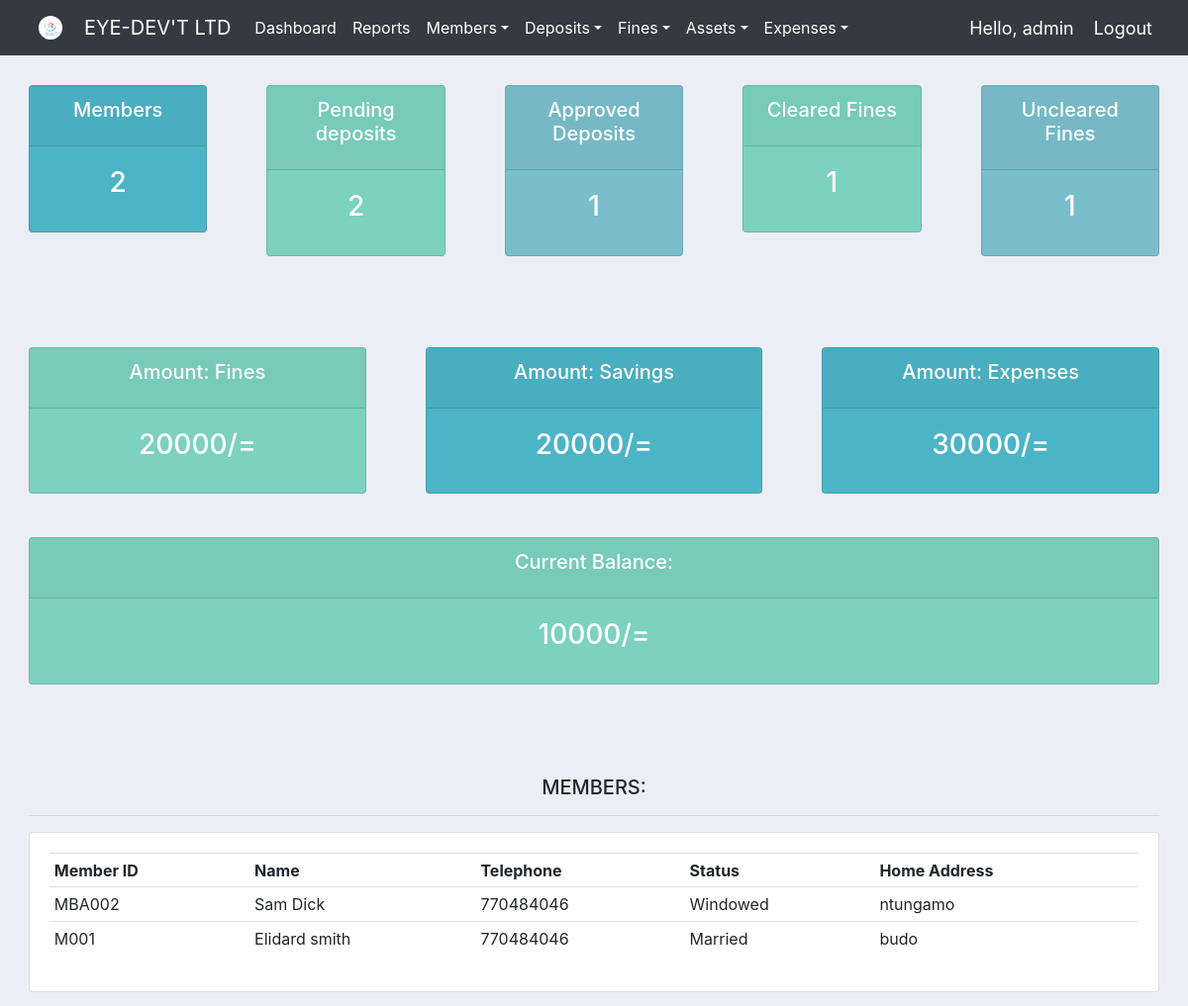
The app's page / (signed in) with its own data.
### kyaclub_app/models.py (models this page shows, shortened)
class Member(models.Model):
    sex_choices = (("Male","male"), ("Female","Female"))
    status_choices = (("Married","Married"),("Single","Single"),
                        ("Windowed","Windowed"),("Divorsed","Divorsed"))
    member_id =models.CharField(max_length=10, primary_key=True )
    full_name = models.CharField(max_length=200, null=False)
    nin = models.CharField(max_length=100)
    occupation=models.CharField(max_length=500)
    sex = models.CharField(max_length=10,choices = sex_choices)
    marital_status = models.CharField(max_length=30, choices=status_choices)
    email = models.EmailField(max_length=100)
    telephone = models.PositiveIntegerField()
    date_of_birth = models.DateField(validators=[MaxValueValidator(datetime.date.today)])
    current_address = models.CharField(max_length=300)
    home_address = models.CharField(max_length=300)
    Registered_date = models.DateTimeField(auto_now_add=True)

### kyaclub_app/views.py (the view)
# urls.py: path("", views.home, name='home'),
@login_required(login_url='login')
def home(request):
    total_members = Member.objects.all().count() #aggregate(Count('member_id'))
    pending_deposits = Deposit.objects.filter(status='pending').count()
    approved_deposits = Deposit.objects.filter(status='Approved').count()
    unpaid_fines = Fine.objects.filter(status='unpaid').count()
    paid_fines = Fine.objects.filter(status='paid').count()
    total_savings = Deposit.objects.all().aggregate(Sum('amount'))
    mymembers = Member.objects.all()
    deposits = Deposit.objects.all().order_by("-date_created")
    total_members = Member.objects.all().count()
    myFilter = DepositFilter(request.GET, queryset=deposits)
    deposits = myFilter.qs
    expenses_total = Expense.objects.all().aggregate(models.Sum('amount'))['amount__sum'] or 0
    fines_total = FinePayment.objects.all().aggregate(models.Sum('amount'))['amount__sum'] or 0
    savings_total = Deposit.objects.filter(status='Approved').aggregate(models.Sum('amount'))['amount__sum'] or 0
    asset_cost = Asset.objects.aggregate(models.Sum('purchase_amount'))['purchase_amount__sum'] or 0
    otherincome = OtherIncome.objects.aggregate(models.Sum('amount'))['amount__sum'] or 0
    current_balance = savings_total + fines_total + otherincome - expenses_total - asset_cost
    grand_total = fines_total + savings_total + expenses_total + asset_cost + otherincome
    context = {
        'pending_deposits': pending_deposits,
        'approved_deposits': approved_deposits,
        'mymembers': mymembers,
        'total_members': total_members,
        'unpaid_fines':unpaid_fines,
        'paid_fines':paid_fines,
        'total_savings': total_savings,
        'deposits': deposits,
        'myFilter': myFilter,
        'fines_total': fines_total,
        'current_balance': current_balance,
        'savings_total': savings_total,
        'expenses_total':expenses_total,
        'grand_total': grand_total,
        'asset_cost': asset_cost,
        'otherincome':otherincome,
      }
    return render(request,'members/dashboard.html', context)

### kyaclub_app/templates/members/dashboard.html
{% extends 'members/main.html' %}
{% block content %}
{% include 'members/status.html' %}
<br>
<div class="row">
    <div class="col">
        <div class="col-md">
            <h5 align="center"> MEMBERS: </h5>
            <hr>
            <div class="card card-body">
                <table class="table table-sm">
                    <tr>
                        <th>Member ID</th>
                        <th>Name</th>
                        <th>Telephone</th>
                        <th>Status</th>
                        <th>Home Address</th>
                    </tr>
                    {% for member in mymembers %}
                    <tr>
                        <td>{{member.member_id}}</td>
                        <td>{{member.full_name}}</td>
                        <td>{{member.telephone}}</td>
                        <td>{{member.marital_status}}</td>
                        <td>{{member.home_address}}</td>
                    </tr>
                    {% endfor %}
                </table>
            </div>
        </div>
    </div>
</div>
{% endblock content %}

### kyaclub_app/templates/members/navbar.html (shortened to what this page needs)
{% load static %}
<nav class="navbar fixed-top navbar-expand-lg navbar-dark bg-dark">
     &nbsp; &nbsp; &nbsp;<img src="{% static 'images/LINK2DOT5.png' %}" style="width: 2vw; border-radius: 50%;"> &nbsp; &nbsp; &nbsp;
    <a class="navbar-brand" href="#">EYE-DEV'T LTD</a>
    <div class="collapse navbar-collapse" id="navbarNav">
        <ul class="navbar-nav">
            {% if request.user.is_staff %}
            <li class="nav-item active">
                <a class="nav-link" href="{% url 'home' %}">Dashboard</a>
            </li>
            <li class="nav-item active">
                <a class="nav-link" href="{% url 'report' %}">Reports</a>
            </li>
            <li class="nav-item dropdown active">
                <a class="nav-link dropdown-toggle" href="#" id="navbardrop" data-toggle="dropdown">Members</a>
            </li>
            <li class="nav-item dropdown active">
                <a class="nav-link dropdown-toggle" href="#" id="navbardrop" data-toggle="dropdown">Deposits</a>
            </li>
            <li class="nav-item dropdown active">
                <a class="nav-link dropdown-toggle" href="#" id="navbardrop" data-toggle="dropdown">Fines</a>
            </li>
            <li class="nav-item dropdown active">
                <a class="nav-link dropdown-toggle" href="#" id="navbardrop" data-toggle="dropdown">Assets</a>
            </li>
            <li class="nav-item dropdown active">
                <a class="nav-link dropdown-toggle" href="#" id="navbardrop" data-toggle="dropdown">Expenses</a>
            </li>
            {% endif %}
        </ul>
    </div>
    <span class="hello-msg">Hello, {{request.user}} </span>
    <span><a class="hello-msg" href="{% url 'logout' %}">Logout</a></span>
</nav>

### kyaclub_app/static/css/main.css (style rules this page uses)
body { background-color: #ebeff5; }
.row { padding: 14px; }

### kyaclub_app/templates/members/navbar.html (style rules this page uses)
.hello-msg { font-size: 18px; color: #fff; margin-right: 20px; }

### records on screen
Member: member_id "MBA002", full_name "Sam Dick", telephone "770484046", marital_status "Windowed", home_address "ntungamo"
Member: member_id "M001", full_name "Elidard smith", telephone "770484046", marital_status "Married", home_address "budo"

### other values on screen
{{ request.user }} "admin"
{{ total_members }} "2"
{{ pending_deposits }} "2"
{{ approved_deposits }} "1"
{{ paid_fines }} "1"
{{ unpaid_fines }} "1"
{{ fines_total }} "20000"
{{ savings_total }} "20000"
{{ expenses_total }} "30000"
{{ current_balance }} "10000"
